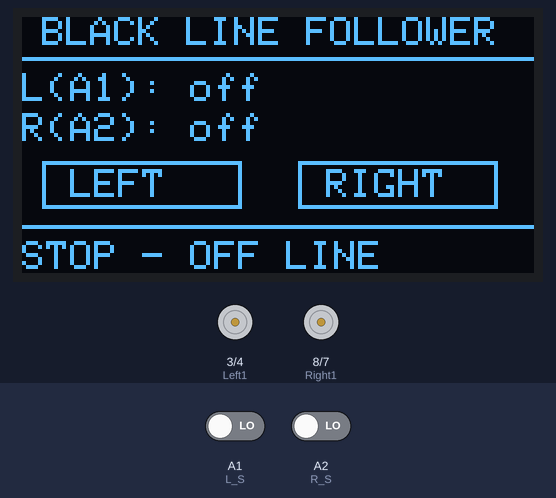
Bench run of a sketch on a simulated Arduino Uno, built with avr-gcc and run on an emulated ATmega328P. Shown: 128×64 one-colour display, motor-driver pin pairs drawn as motors (green arrow = first pin HIGH = forward, orange = second pin HIGH = backward, longer = more drive, scaled by the enable pin). The inputs (shaded band) are chosen by the test bench; at power-on: A1 (L_S) LOW, A2 (R_S) LOW. What the sketch prints to the serial monitor is not drawn.

Above: at 5.5 s.
5.6 s: A1 (L_S) driven HIGH
At 6.9 s:
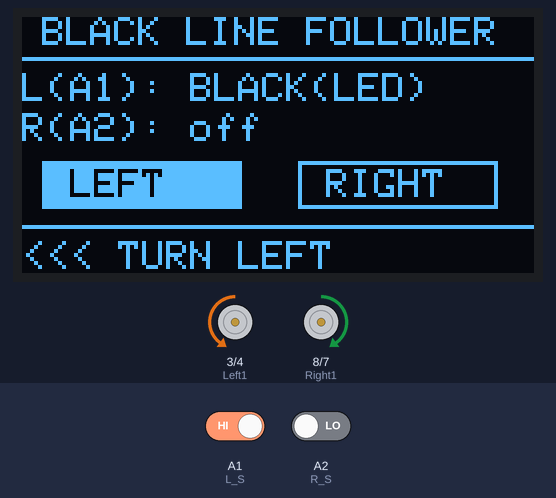
7.3 s: A2 (R_S) driven HIGH
At 8.4 s:
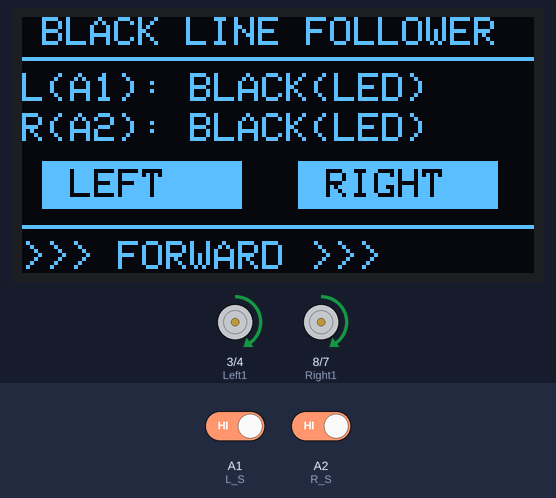
8.8 s: A1 (L_S) driven LOW
At 10.2 s:
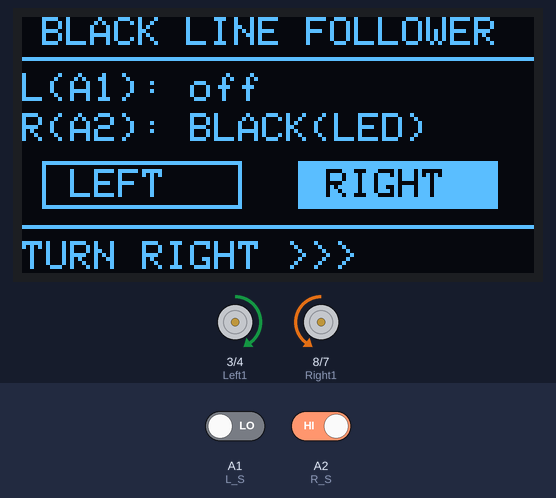
10.5 s: A2 (R_S) driven LOW
At 10.6 s:
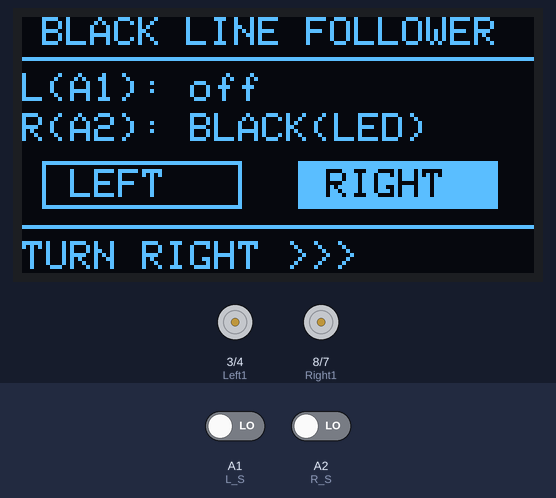
12.1 s: A2 (R_S) driven HIGH
At 12.26 s:
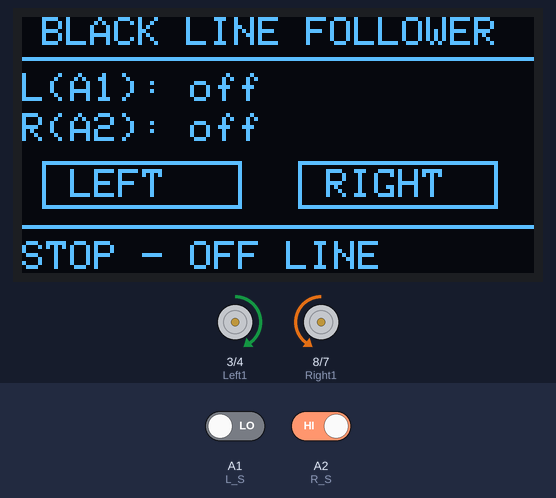
13.8 s: A1 (L_S) driven HIGH
At 13.88 s:
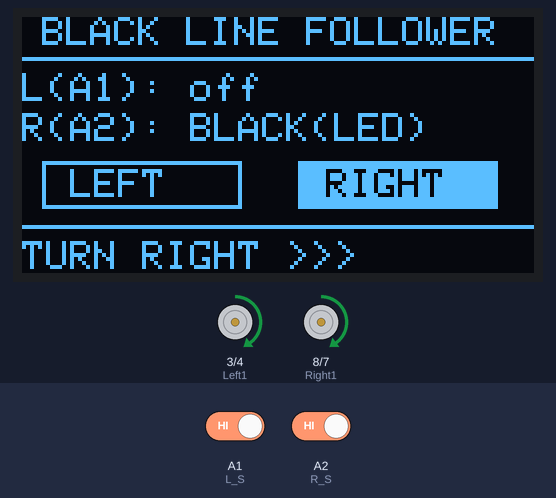
Timing chart, 0 to 16.4 s (numbered marks = the images above; inputs shaded):
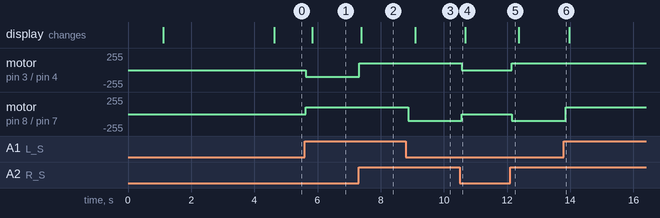

The sketch:

08_Car-1_Line_following_Using_IR.ino
```cpp
// ============================================
//     LINE FOLLOWER - CORRECT FOR YOUR ROBOT
//     IR LED ON (BLACK) = Sensor reads 1
//     IR LED OFF (AIR/WHITE) = Sensor reads 0
// ============================================

#include <Wire.h>
#include <Adafruit_GFX.h>
#include <Adafruit_SSD1306.h>

// ============================================
// OLED CONFIGURATION
// ============================================
#define SCREEN_WIDTH 128
#define SCREEN_HEIGHT 64
#define OLED_RESET -1
#define SCREEN_ADDRESS 0x3C

Adafruit_SSD1306 display(SCREEN_WIDTH, SCREEN_HEIGHT, &Wire, OLED_RESET);

// ============================================
// MOTOR PINS
// ============================================
#define Left1 3
#define Left2 4
#define Left_Speed 5

#define Right1 8
#define Right2 7
#define Right_Speed 6

// ============================================
// IR SENSOR PINS
// ============================================
#define L_S A1    // Left Center Sensor
#define R_S A2    // Right Center Sensor

// ============================================
// SENSOR LOGIC - CORRECT!
// YOUR SENSORS: IR LED ON = 1, IR LED OFF = 0
// ============================================
#define BLACK 1    // Sensor reads 1 when on black line (IR LED ON)
#define WHITE 0    // Sensor reads 0 when off line (IR LED OFF)

// ============================================
// SPEED SETTINGS
// ============================================
#define MOTOR_SPEED 100      // Base speed
#define TURN_SPEED 100       // Turn speed
#define SCAN_DELAY 10        // Loop delay

// Display throttling
#define DISPLAY_UPDATE_INTERVAL 200

// ============================================
// GLOBAL VARIABLES
// ============================================
int leftSensor = 0;
int rightSensor = 0;

String currentAction = "Starting...";
unsigned long loopCounter = 0;
unsigned long lastDisplayUpdate = 0;

// ============================================
// OLED DISPLAY UPDATE
// ============================================

void updateDisplay() {
  unsigned long currentTime = millis();

  if (currentTime - lastDisplayUpdate < DISPLAY_UPDATE_INTERVAL) {
    return;
  }

  lastDisplayUpdate = currentTime;

  display.clearDisplay();

  // Header
  display.setTextSize(1);
  display.setTextColor(SSD1306_WHITE);
  display.setCursor(5, 0);
  display.println(F("BLACK LINE FOLLOWER"));
  display.drawLine(0, 10, 128, 10, SSD1306_WHITE);

  // Sensor status with LED indicator
  display.setCursor(0, 14);
  display.print(F("L(A1): "));
  display.print(leftSensor == BLACK ? "BLACK(LED)" : "off");

  display.setCursor(0, 24);
  display.print(F("R(A2): "));
  display.print(rightSensor == BLACK ? "BLACK(LED)" : "off");

  // Visual bars - FILLED when BLACK (LED ON)
  int y = 36;
  int barWidth = 50;
  int spacing = 64;

  // Left bar - FILLED when on BLACK (LED ON)
  if (leftSensor == BLACK) {
    display.fillRect(5, y, barWidth, 12, SSD1306_WHITE);
    display.setTextColor(SSD1306_BLACK);
  } else {
    display.drawRect(5, y, barWidth, 12, SSD1306_WHITE);
    display.setTextColor(SSD1306_WHITE);
  }
  display.setCursor(12, y+2);
  display.print("LEFT");
  display.setTextColor(SSD1306_WHITE);

  // Right bar - FILLED when on BLACK (LED ON)
  if (rightSensor == BLACK) {
    display.fillRect(5 + spacing, y, barWidth, 12, SSD1306_WHITE);
    display.setTextColor(SSD1306_BLACK);
  } else {
    display.drawRect(5 + spacing, y, barWidth, 12, SSD1306_WHITE);
    display.setTextColor(SSD1306_WHITE);
  }
  display.setCursor(12 + spacing, y+2);
  display.print("RIGHT");
  display.setTextColor(SSD1306_WHITE);

  // Action
  display.drawLine(0, 52, 128, 52, SSD1306_WHITE);
  display.setCursor(0, 56);
  display.println(currentAction);

  display.display();
}

// ============================================
// SENSOR READING
// ============================================

void readSensors() {
  leftSensor = digitalRead(L_S);    // A1
  rightSensor = digitalRead(R_S);   // A2
}

// ============================================
// MOTOR CONTROL
// ============================================

void forward() {
  digitalWrite(Left1, HIGH);
  digitalWrite(Left2, LOW);
  digitalWrite(Right1, HIGH);
  digitalWrite(Right2, LOW);
  analogWrite(Left_Speed, MOTOR_SPEED);
  analogWrite(Right_Speed, MOTOR_SPEED);
  currentAction = ">>> FORWARD >>>";
}

void turnLeft() {
  digitalWrite(Left1, LOW);
  digitalWrite(Left2, HIGH);
  digitalWrite(Right1, HIGH);
  digitalWrite(Right2, LOW);
  analogWrite(Left_Speed, TURN_SPEED);
  analogWrite(Right_Speed, TURN_SPEED);
  currentAction = "<<< TURN LEFT";
}

void turnRight() {
  digitalWrite(Left1, HIGH);
  digitalWrite(Left2, LOW);
  digitalWrite(Right1, LOW);
  digitalWrite(Right2, HIGH);
  analogWrite(Left_Speed, TURN_SPEED);
  analogWrite(Right_Speed, TURN_SPEED);
  currentAction = "TURN RIGHT >>>";
}

void stop() {
  digitalWrite(Left1, LOW);
  digitalWrite(Left2, LOW);
  digitalWrite(Right1, LOW);
  digitalWrite(Right2, LOW);
  analogWrite(Left_Speed, 0);
  analogWrite(Right_Speed, 0);
  currentAction = "STOP - OFF LINE";
}

// ============================================
// LINE FOLLOWING LOGIC - FINALLY CORRECT! ✅
// ============================================

void followLine() {
  readSensors();

  // Print sensor values for debugging
  Serial.print("L:");
  Serial.print(leftSensor);
  Serial.print(leftSensor == BLACK ? "(LED_ON)" : "(LED_OFF)");
  Serial.print(" R:");
  Serial.print(rightSensor);
  Serial.print(rightSensor == BLACK ? "(LED_ON)" : "(LED_OFF)");
  Serial.print(" | ");

  // ═══════════════════════════════════════════
  // CORRECT LOGIC: IR LED ON = 1 = BLACK
  // ═══════════════════════════════════════════

  // CASE 1: BOTH = 1 (Both IR LEDs ON) - Robot on black line
  // Action: GO FORWARD ✅
  if (leftSensor == BLACK && rightSensor == BLACK) {
    forward();
    Serial.println("FORWARD - Both on line!");
    loopCounter++;
    return;
  }

  // CASE 2: LEFT = 1, RIGHT = 0 (Left LED ON, Right OFF)
  // Line is to the LEFT
  // Action: TURN LEFT ✅
  if (leftSensor == BLACK && rightSensor == WHITE) {
    turnLeft();
    Serial.println("TURN LEFT - Line to left");
    loopCounter++;
    return;
  }

  // CASE 3: LEFT = 0, RIGHT = 1 (Right LED ON, Left OFF)
  // Line is to the RIGHT
  // Action: TURN RIGHT ✅
  if (leftSensor == WHITE && rightSensor == BLACK) {
    turnRight();
    Serial.println("TURN RIGHT - Line to right");
    loopCounter++;
    return;
  }

  // CASE 4: BOTH = 0 (Both IR LEDs OFF) - Lost line
  // Action: STOP ⚠️
  if (leftSensor == WHITE && rightSensor == WHITE) {
    stop();
    Serial.println("STOP - Line lost!");
    loopCounter++;
    return;
  }

  loopCounter++;
}

// ============================================
// SETUP
// ============================================

void setup() {
  Serial.begin(9600);
  delay(500);

  Serial.println(F("\n╔════════════════════════════════════════╗"));
  Serial.println(F("║   BLACK LINE FOLLOWER - FINAL FIX      ║"));
  Serial.println(F("╚════════════════════════════════════════╝"));
  Serial.println();
  Serial.println(F("YOUR SENSOR LOGIC:"));
  Serial.println(F("  • On BLACK line → IR LED ON → Reads 1"));
  Serial.println(F("  • In AIR/WHITE → IR LED OFF → Reads 0"));
  Serial.println();
  Serial.println(F("BEHAVIOR:"));
  Serial.println(F("  • Both = 1 (LEDs ON) → FORWARD"));
  Serial.println(F("  • Left = 1, Right = 0 → TURN LEFT"));
  Serial.println(F("  • Left = 0, Right = 1 → TURN RIGHT"));
  Serial.println(F("  • Both = 0 (LEDs OFF) → STOP"));
  Serial.println();

  // Motor pins
  pinMode(Left1, OUTPUT);
  pinMode(Left2, OUTPUT);
  pinMode(Left_Speed, OUTPUT);
  pinMode(Right1, OUTPUT);
  pinMode(Right2, OUTPUT);
  pinMode(Right_Speed, OUTPUT);

  // Sensor pins
  pinMode(L_S, INPUT);
  pinMode(R_S, INPUT);

  // Initialize OLED
  if(!display.begin(SSD1306_SWITCHCAPVCC, SCREEN_ADDRESS)) {
    Serial.println(F("❌ OLED init failed"));
  } else {
    Serial.println(F("✅ OLED ready"));
  }

  // Startup screen
  display.clearDisplay();
  display.setTextSize(1);
  display.setCursor(10, 10);
  display.println(F("LINE FOLLOWER"));
  display.setCursor(5, 25);
  display.println(F("LED ON = BLACK"));
  display.setCursor(10, 40);
  display.println(F("Starting..."));
  display.display();
  delay(2000);

  // Test sensors
  Serial.println(F("━━━━━━━━━━━━━━━━━━━━━━━━━━━━━━━━━━━━━━━━"));
  Serial.println(F("SENSOR TEST:"));
  delay(1000);

  int testL = digitalRead(L_S);
  int testR = digitalRead(R_S);

  Serial.print(F("  L_S(A1): "));
  Serial.print(testL);
  Serial.print(F(" | R_S(A2): "));
  Serial.println(testR);
  Serial.println();

  Serial.println(F("Place robot on BLACK LINE to start!"));
  Serial.println(F("(Both sensors should read 1 when on line)"));
  Serial.println(F("━━━━━━━━━━━━━━━━━━━━━━━━━━━━━━━━━━━━━━━━"));
  Serial.println();

  loopCounter = 0;
  lastDisplayUpdate = millis();
}

// ============================================
// MAIN LOOP
// ============================================

void loop() {
  followLine();
  updateDisplay();
  delay(SCAN_DELAY);
}
```

Measured:
- after the input at 5.6 s, motor on pin 3 (Left1) / pin 4 (Left2): stopped → backward 100/255 at once; motor on pin 8 (Right1) / pin 7 (Right2): stopped → forward 100/255 at once; the display: changes after 0.24 s (image 1)
- after the input at 7.3 s, motor on pin 3 (Left1) / pin 4 (Left2): backward 100/255 → forward 100/255 at once; the display: changes after 0.08 s (image 2)
- after the input at 8.8 s, motor on pin 8 (Right1) / pin 7 (Right2): forward 100/255 → backward 100/255 after 0.07 s; the display: changes after 0.29 s (image 3)
- after the input at 10.5 s, motor on pin 3 (Left1) / pin 4 (Left2): forward 100/255 → stopped after 0.07 s; motor on pin 8 (Right1) / pin 7 (Right2): backward 100/255 → stopped after 0.07 s
- after the input at 12.1 s, motor on pin 3 (Left1) / pin 4 (Left2): stopped → forward 100/255 after 0.05 s; motor on pin 8 (Right1) / pin 7 (Right2): stopped → backward 100/255 after 0.05 s
- after the input at 13.8 s, motor on pin 8 (Right1) / pin 7 (Right2): backward 100/255 → forward 100/255 after 0.05 s
